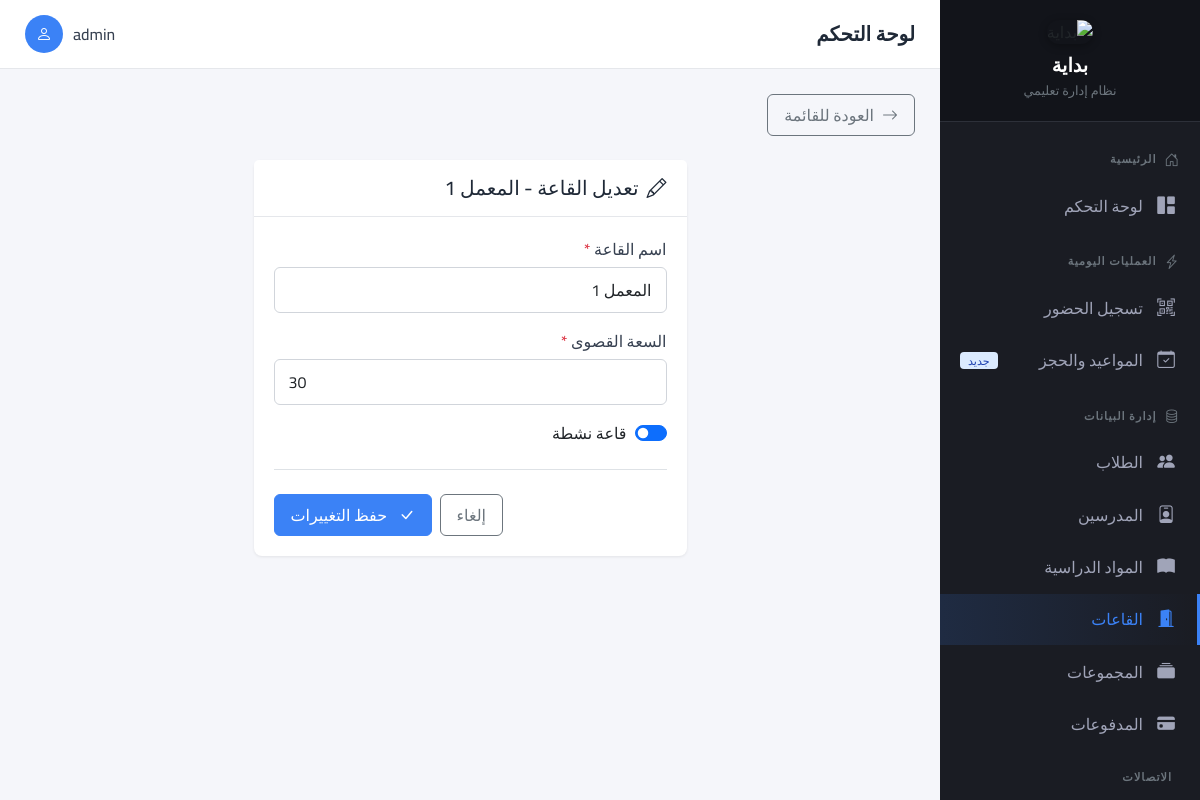
/teachers/rooms/6/edit/ (signed in), run on the app's committed database.
### apps/accounts/models.py (models this page shows, shortened)
class User(AbstractUser):
    ROLE_CHOICES = [
        ('admin', 'مدير النظام'),
        ('supervisor', 'مشرف الحضور'),
        ('teacher', 'مدرس'),
    ]
    user_id = models.AutoField(primary_key=True)
    role = models.CharField(
        max_length=20,
        choices=ROLE_CHOICES,
        default='supervisor',
        verbose_name='الدور'
    )
    phone = models.CharField(
        max_length=17,
        blank=True,
        verbose_name='رقم الهاتف'
    )
    is_active = models.BooleanField(default=True)
    created_at = models.DateTimeField(auto_now_add=True)
    updated_at = models.DateTimeField(auto_now=True)
    class Meta:
        db_table = 'users'
        verbose_name = 'مستخدم'
        verbose_name_plural = 'المستخدمين'

### apps/teachers/models.py (models this page shows, shortened)
class Room(models.Model):
    room_id = models.AutoField(primary_key=True)
    name = models.CharField(max_length=100, unique=True, verbose_name="اسم القاعة")
    capacity = models.PositiveIntegerField(verbose_name="السعة القصوى")
    is_active = models.BooleanField(default=True, verbose_name="نشط")
    created_at = models.DateTimeField(auto_now_add=True)
    updated_at = models.DateTimeField(auto_now=True)
    class Meta:
        db_table = 'rooms'
        verbose_name = 'قاعة'
        verbose_name_plural = 'القاعات'
        ordering = ['name']

### apps/teachers/views.py (the view)
# urls.py: path('rooms/<int:room_id>/edit/', views.room_update, name='room_update'),
@login_required
def room_update(request, room_id):
    room = get_object_or_404(Room, pk=room_id)
    if request.method == 'POST':
        form = RoomForm(request.POST, instance=room)
        if form.is_valid():
            form.save()
            messages.success(request, 'تم تحديث بيانات القاعة بنجاح')
            return redirect('teachers:room_list')
    else:
        form = RoomForm(instance=room)
    return render(request, 'teachers/rooms/form.html', {'form': form, 'room': room})

### apps/teachers/forms.py
class RoomForm(forms.ModelForm):
    class Meta:
        model = Room
        fields = ['name', 'capacity', 'is_active']
        widgets = {
            'name': forms.TextInput(attrs={'class': 'form-control', 'placeholder': 'اسم القاعة'}),
            'capacity': forms.NumberInput(attrs={'class': 'form-control', 'placeholder': 'السعة القصوى'}),
            'is_active': forms.CheckboxInput(attrs={'class': 'form-check-input'}),
        }

### templates/teachers/rooms/form.html (shortened to what this page needs)
{% extends 'base.html' %}
{% block content %}
<div class="mb-4">
    <a href="{% url 'teachers:room_list' %}" class="btn btn-outline-secondary">
        <i class="bi bi-arrow-right me-2"></i>العودة للقائمة
    </a>
</div>
<div class="row justify-content-center">
    <div class="col-md-6">
        <div class="card">
            <div class="card-header">
                <h5 class="mb-0">
                    {% if room %}
                    <i class="bi bi-pencil me-2"></i>تعديل القاعة - {{ room.name }}
                    {% else %}
                    <i class="bi bi-door-open me-2"></i>إضافة قاعة جديدة
                    {% endif %}
                </h5>
            </div>
            <div class="card-body">
                <form method="post">
                    <div class="mb-3">
                        <label class="form-label">اسم القاعة <span class="text-danger">*</span></label>
                        {{ form.name }}
                    </div>
                    <div class="mb-3">
                        <label class="form-label">السعة القصوى <span class="text-danger">*</span></label>
                        {{ form.capacity }}
                    </div>
                    <div class="mb-3">
                        <div class="form-check form-switch">
                            {{ form.is_active }}
                            <label class="form-check-label">قاعة نشطة</label>
                        </div>
                    </div>
                    <div class="border-top mt-4 pt-4">
                        <div class="d-flex gap-2 justify-content-end">
                            <a href="{% url 'teachers:room_list' %}" class="btn btn-outline-secondary">إلغاء</a>
                            <button type="submit" class="btn btn-primary">
                                <i class="bi bi-check-lg me-2"></i>
                                {% if room %}حفظ التغييرات{% else %}إضافة القاعة{% endif %}
                            </button>
                        </div>
                    </div>
                </form>
            </div>
        </div>
    </div>
</div>
{% endblock %}

### templates/base.html (shortened to what this page needs)
<!DOCTYPE html>
<html lang="ar" dir="rtl">
<head>
    <link href="https://cdn.jsdelivr.net/npm/bootstrap@5.3.2/dist/css/bootstrap.rtl.min.css" rel="stylesheet">
    <link rel="stylesheet" href="https://cdn.jsdelivr.net/npm/bootstrap-icons@1.11.1/font/bootstrap-icons.css">
</head>
<body>
    <aside class="sidebar" id="sidebar">
        <div class="sidebar-header">
            <img src="https://quant1.b-cdn.net/R3TXa5heKSHw.jpeg" alt="بداية" class="sidebar-logo">
            <h4>بداية</h4>
            <span>نظام إدارة تعليمي</span>
        </div>
        <nav class="sidebar-menu">
            <div class="menu-section">
                <div class="menu-header">
                    <i class="bi bi-house-door"></i>
                    الرئيسية
                </div>
                <a href="{% url 'reports:dashboard' %}" class="menu-item {% if request.resolver_match.namespace == 'reports' and request.resolver_match.url_name == 'dashboard' %}active{% endif %}">
                    <i class="bi bi-grid-1x2-fill"></i>
                    <span>لوحة التحكم</span>
                </a>
            </div>
            <div class="menu-section">
                <div class="menu-header">
                    <i class="bi bi-lightning-charge"></i>
                    العمليات اليومية
                </div>
                <a href="{% url 'attendance:scanner' %}" class="menu-item {% if request.resolver_match.url_name == 'scanner' %}active{% endif %}">
                    <i class="bi bi-qr-code-scan"></i>
                    <span>تسجيل الحضور</span>
                </a>
                <a href="{% url 'teachers:booking_search' %}" class="menu-item {% if 'booking' in request.resolver_match.url_name %}active{% endif %}">
                    <i class="bi bi-calendar-check"></i>
                    <span>المواعيد والحجز</span>
                    <span class="badge bg-primary">جديد</span>
                </a>
            </div>
            <div class="menu-section">
                <div class="menu-header">
                    <i class="bi bi-database"></i>
                    إدارة البيانات
                </div>
                <a href="{% url 'students:list' %}" class="menu-item {% if request.resolver_match.namespace == 'students' %}active{% endif %}">
                    <i class="bi bi-people-fill"></i>
                    <span>الطلاب</span>
                </a>
                <a href="{% url 'teachers:list' %}" class="menu-item ">
                    <i class="bi bi-person-badge"></i>
                    <span>المدرسين</span>
                </a>
                <a href="{% url 'teachers:subject_list' %}" class="menu-item {% if 'subject' in request.resolver_match.url_name %}active{% endif %}">
                    <i class="bi bi-book-fill"></i>
                    <span>المواد الدراسية</span>
                </a>
                <a href="{% url 'teachers:room_list' %}" class="menu-item {% if 'room' in request.resolver_match.url_name %}active{% endif %}">
                    <i class="bi bi-door-open-fill"></i>
                    <span>القاعات</span>
                </a>
                <a href="{% url 'teachers:group_list' %}" class="menu-item {% if 'group' in request.resolver_match.url_name %}active{% endif %}">
                    <i class="bi bi-collection-fill"></i>
                    <span>المجموعات</span>
                </a>
                <a href="{% url 'payments:list' %}" class="menu-item {% if request.resolver_match.namespace == 'payments' %}active{% endif %}">
                    <i class="bi bi-credit-card-fill"></i>
                    <span>المدفوعات</span>
                </a>
            </div>
            <div class="menu-section">
                <div class="menu-header">
                    الاتصالات
                </div>
            </div>
        </nav>
    </aside>
    <div class="main-wrapper">
        <header class="top-header">
            <div class="d-flex align-items-center">
                <h1 class="page-title">{% block page_title %}لوحة التحكم{% endblock %}</h1>
            </div>
            {% if user.is_authenticated %}
            <div class="user-info">
                <span class="user-name">{{ user.get_full_name|default:user.username }}</span>
                <div class="user-avatar">
                    <i class="bi bi-person"></i>
                </div>
            </div>
            {% endif %}
        </header>
        <main class="content-area">
            {% block content %}{% endblock %}
        </main>
    </div>
</body>
</html>

### data on the page
User: get_full_name "admin"
Room: name "المعمل 1", capacity "30", is_active "☑"
